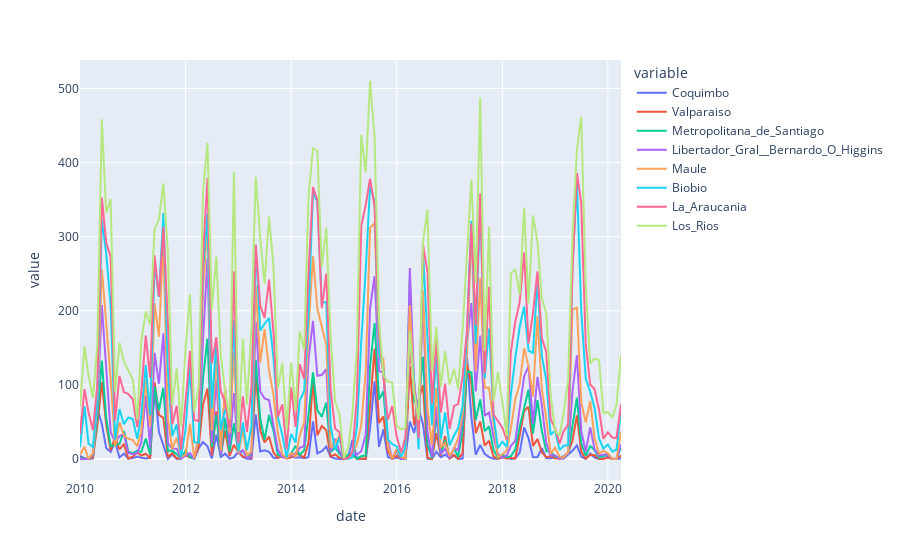

Notebook cell for this chart:
### Code cell
regiones = ['Coquimbo', 'Valparaiso', 'Metropolitana_de_Santiago', 'Libertador_Gral__Bernardo_O_Higgins', 'Maule', 'Biobio', 'La_Araucania', 'Los_Rios']

df_toplot = df.query('date>="2010-01-01"').melt(id_vars='date', value_vars=['Coquimbo', 'Valparaiso', 'Metropolitana_de_Santiago',
       'Libertador_Gral__Bernardo_O_Higgins', 'Maule', 'Biobio',
       'La_Araucania', 'Los_Rios'])

fig = px.line(df_toplot, x='date', y='value', color='variable')
fig.show()
